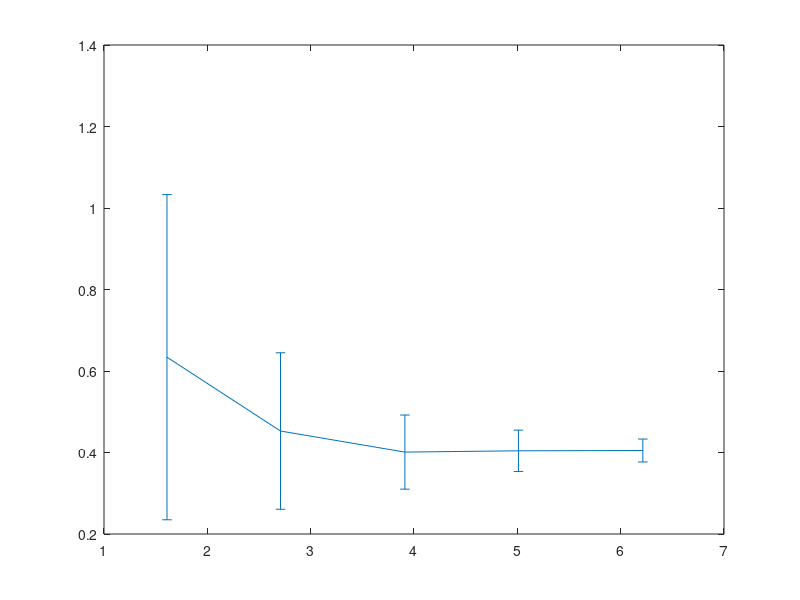

Write the MATLAB code that produced this figure. (Note: this script raises an error after producing the figure.)
% xMTC_grid_search_SNR

clear; close all;

% these values are in the OneNote, under June 2017
OEF11m = [0.6339, 0.4527, 0.401,   0.4042,  0.4049 ];
OEF11s = [0.399,  0.192,  0.09094, 0.05072, 0.02813]; 

DBV11m = [0.05112, 0.03436, 0.02993,  0.03047,  0.03044 ];
DBV11s = [0.04335, 0.01685, 0.007481, 0.004402, 0.002466];

OEF21m = [0.4396, 0.3583, 0.4242,  0.4086,  0.4056 ];
OEF21s = [0.3661, 0.1065, 0.07163, 0.03795, 0.02185];

DBV21m = [0.03724, 0.02758, 0.03288 , 0.03074 , 0.03050 ];
DBV21s = [0.02612, 0.01164, 0.006393, 0.003273, 0.001993];

SNR = [5, 15, 50, 150, 500];

OEF_true = 0.4;
DBV_true = 0.03;

% plot 'em for OEF
figure('WindowStyle','docked');
hold on; box on;

errorbar(log(SNR),OEF11m,OEF11s,'-','LineWidth',2);
errorbar(log(SNR)+0.05,OEF21m,OEF21s,'r-','LineWidth',2);
plot([1.5,6.5],[OEF_true,OEF_true],'k--','LineWidth',3);
axis([1.5, 6.5, 0, 1]);
xticks(log(SNR));
xticklabels({'5','15','50','150','500'});
xlabel('Simulated SNR');
ylabel('Inferred OEF');
legend('11 \tau values','21 \tau values','True OEF','Location','NorthEast');

set(gca,'FontSize',16);

% plot 'em for DBV
figure('WindowStyle','docked');
hold on; box on;

errorbar(log(SNR),DBV11m,DBV11s,'-','LineWidth',2);
errorbar(log(SNR)+0.05,DBV21m,DBV21s,'r-','LineWidth',2);
plot([1.5,6.5],[DBV_true,DBV_true],'k--','LineWidth',3);
axis([1.5, 6.5, 0, 0.1]);
xticks(log(SNR));
xticklabels({'5','15','50','150','500'});
xlabel('Simulated SNR');
ylabel('Inferred DBV');
legend('11 \tau values','21 \tau values','True DBV','Location','NorthEast');

set(gca,'FontSize',16);